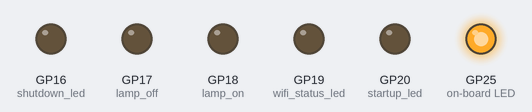
The program below on a simulated Raspberry Pi Pico running MicroPython. Parts: output pins drawn as LEDs (lit = HIGH). At 4.8 s the program stops and its outputs stay as they are.

Above: at 0.05 s.
At 0.75 s:
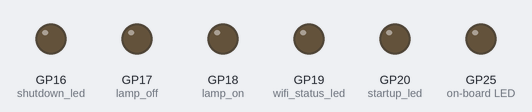
At 1.45 s:
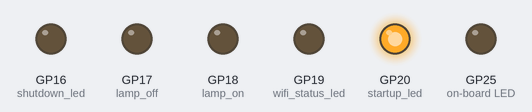
At 2.05 s:
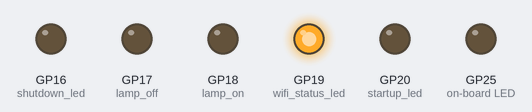
At 2.85 s:
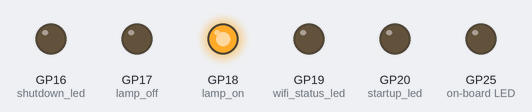
Timing chart, 0 to 3.1 s (numbered marks = the images above):
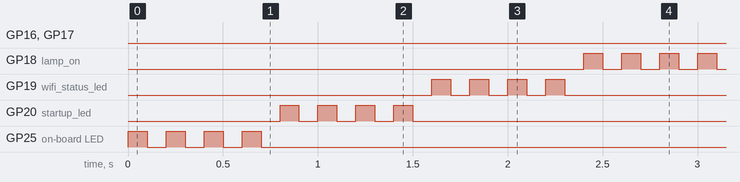

The program:

led_tests.py
```python
# test_modules\led_tests.py

from time import sleep

from machine import Pin
from picozero import pico_led

status = pico_led

# Setup LED pins:
startup_led = Pin(20, Pin.OUT)
wifi_status_led = Pin(19, Pin.OUT)
lamp_on = Pin(18, Pin.OUT)
lamp_off = Pin(17, Pin.OUT)
shutdown_led = Pin(16, Pin.OUT)


def pin_cycle(pin, time_diff, cycles):
    for _ in range(cycles):
        pin.on()
        sleep(time_diff)
        pin.off()
        sleep(time_diff)


def test_leds():
    pin_cycle(status, 0.1, 4)
    pin_cycle(startup_led, 0.1, 4)
    pin_cycle(wifi_status_led, 0.1, 4)
    pin_cycle(lamp_on, 0.1, 4)
    pin_cycle(lamp_off, 0.1, 4)
    pin_cycle(shutdown_led, 0.1, 4)


if __name__ == "__main__":
    test_leds()
```

Measured:
- by itself, GP16 (shutdown_led): LOW → HIGH at 4.0 s, → LOW 0.10 s later, → HIGH 0.10 s later, → LOW 0.10 s later, … (8 changes in this stretch)
- by itself, GP17 (lamp_off): LOW → HIGH at 3.2 s, → LOW 0.10 s later, → HIGH 0.10 s later, → LOW 0.10 s later, … (8 changes in this stretch)
- by itself, GP18 (lamp_on): LOW → HIGH at 2.4 s, → LOW 0.10 s later, → HIGH 0.10 s later, → LOW 0.10 s later, … (8 changes in this stretch)
- by itself, GP19 (wifi_status_led), GP20 (startup_led), GP25 (on-board LED): alternates HIGH for 0.10 s and LOW for 0.10 s, 8 changes in all, then stays LOW
